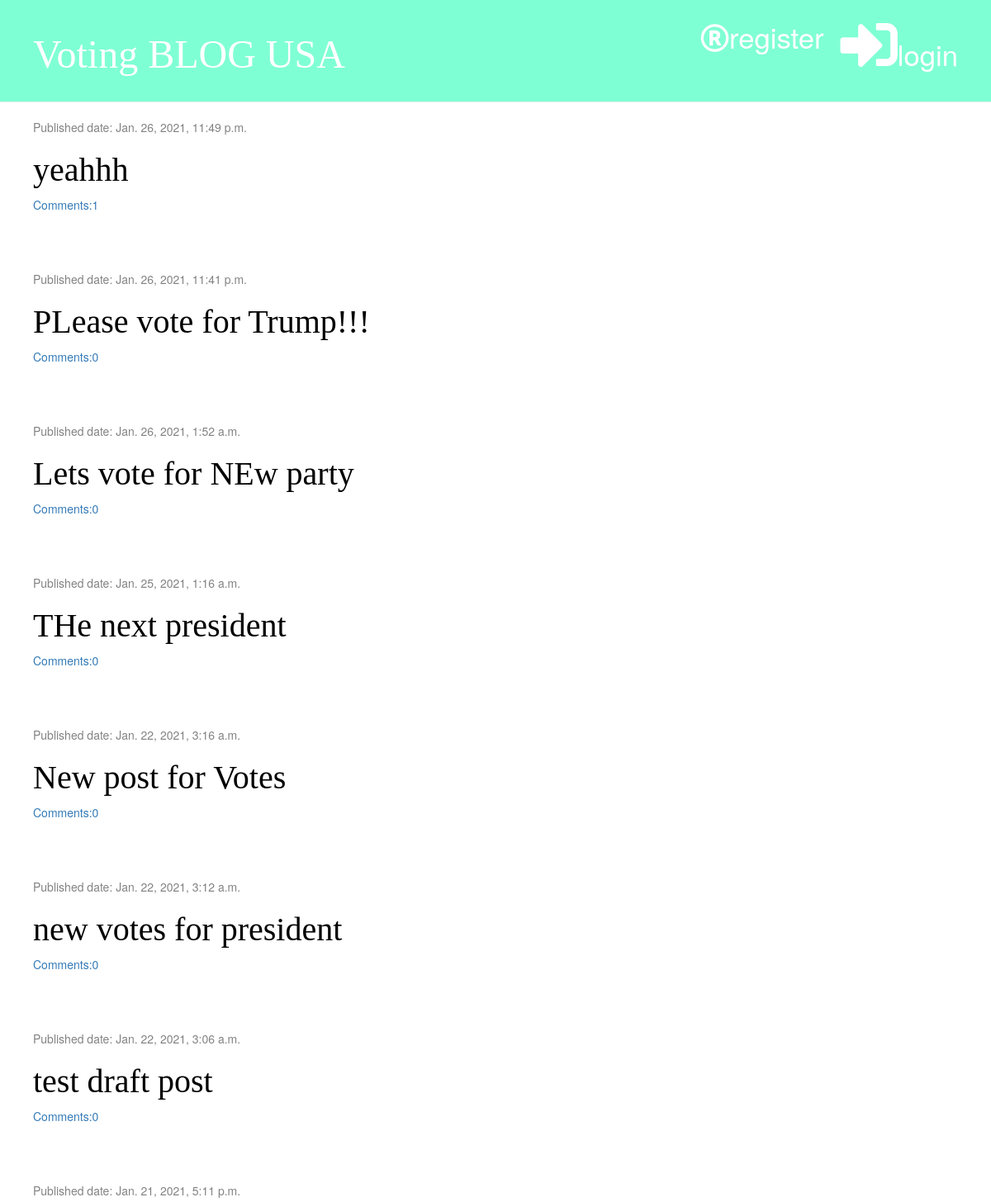
/ (upper part), run on an earlier commit of the app's database.
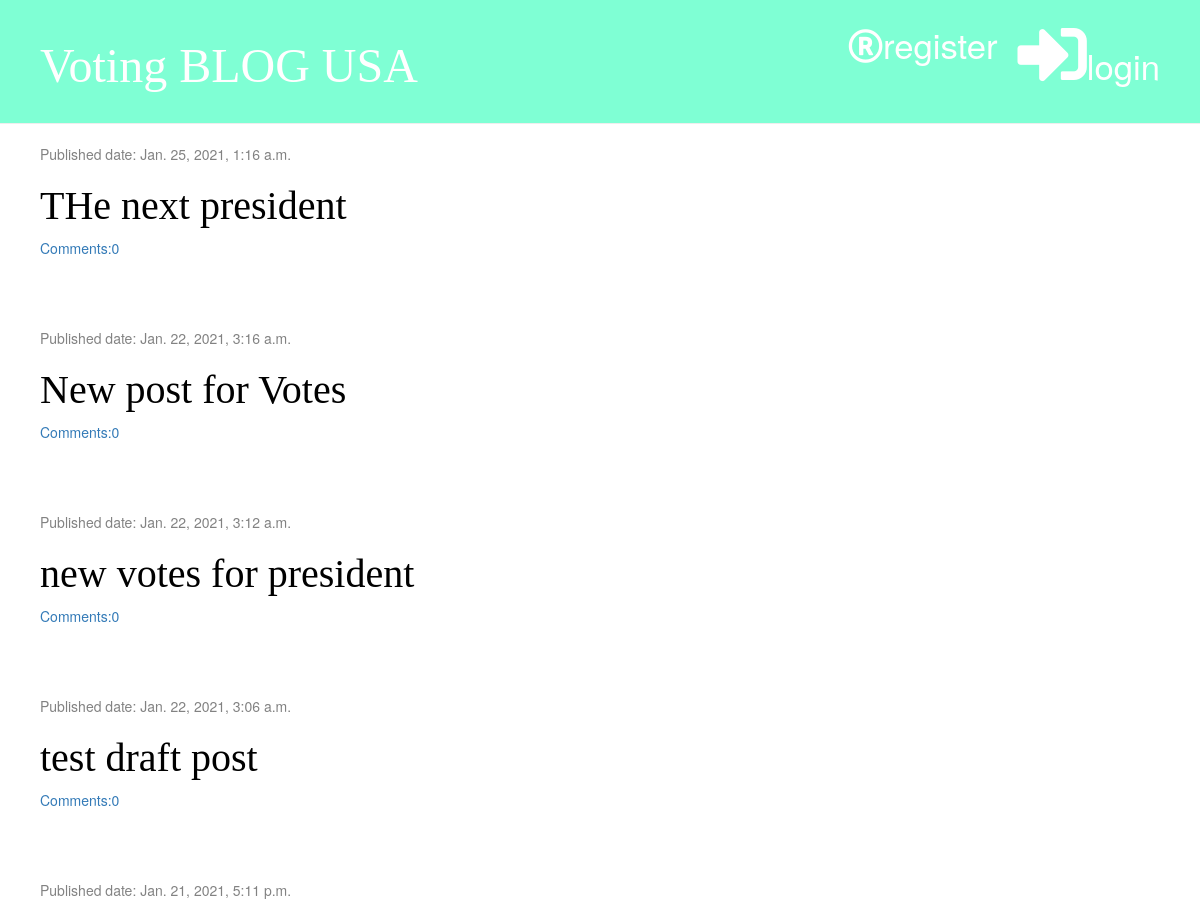
And on a later commit of the database.
### blog/models.py (models this page shows, shortened)
class Post(models.Model):
    author = models.ForeignKey('auth.User', on_delete=models.CASCADE)
    title = models.CharField(max_length=288)
    text = models.TextField()
    created_date = models.DateTimeField(default=timezone.now)
    published_date = models.DateTimeField(blank=True, null=True)
    def approved_comments(self):
        return self.comments.filter(approved=True)

### blog/views.py (the view)
# urls.py: path('', views.post_list, name='post_list'),  # it will go here post_list.html
def post_list(request):
    posts = Post.objects.filter(published_date__lte=timezone.now()).order_by('-published_date')
    stuff_for_frontend = {'posts': posts}  # posts is value where to u will store in the html in for loop
    return render(request, 'blog/post_list.html', stuff_for_frontend)

### blog/templatetags/markdownify.py (called while the page is built)
@register.filter
def markdown(value):
    renderer = HighlightRenderer()
    markdown = mistune.Markdown(renderer=renderer)
    return markdown(value)

### blog/templates/blog/post_list.html (shortened to what this page needs)
 {% extends 'blog/Base.html'%}
 {% load markdownify %}
 {% block content%}
        {% for post in posts %}
             <div class="post">
                 <div class="date">
                        <p>Published date: {{post.published_date}}</p>
                 </div>
                <h1><a href="{% url 'post_detail' pk=post.pk %}">{{post.title}}</a></h1>
                 <a href="{%url 'post_detail' pk=post.pk %}">Comments:{{ post.approved_comments.count}}</a>
             </div>
        {% endfor %}
{% endblock  %}

What changed in the data, as far as the page shows it:
removed Post: published_date "Jan. 26, 2021, 11:49 p.m.", title "yeahhh", approved_comments.count "1"
removed Post: published_date "Jan. 26, 2021, 11:41 p.m.", title "PLease vote for Trump!!!", approved_comments.count "0"
removed Post: published_date "Jan. 26, 2021, 1:52 a.m.", title "Lets vote for NEw party", approved_comments.count "0"
